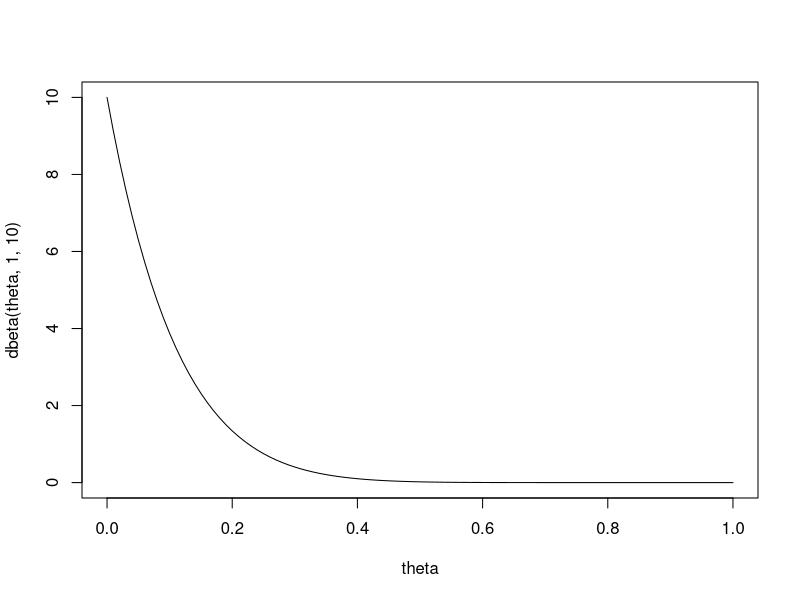
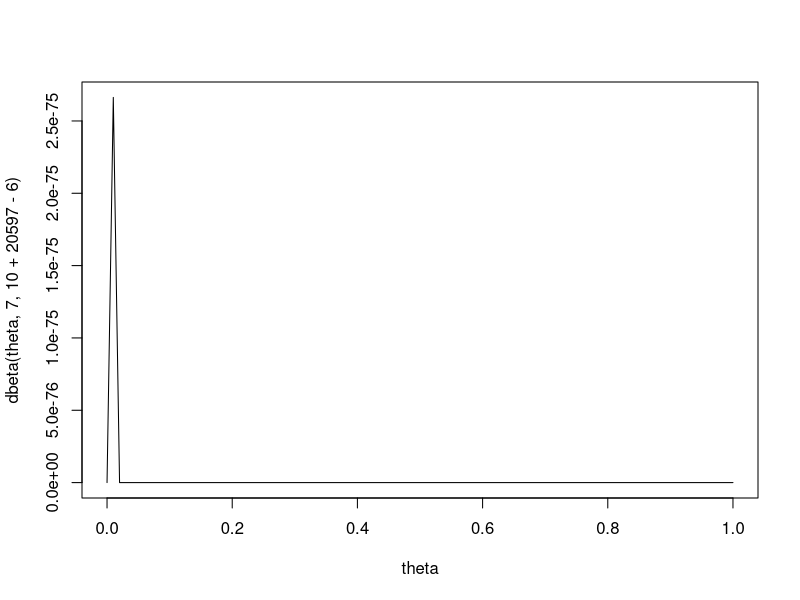
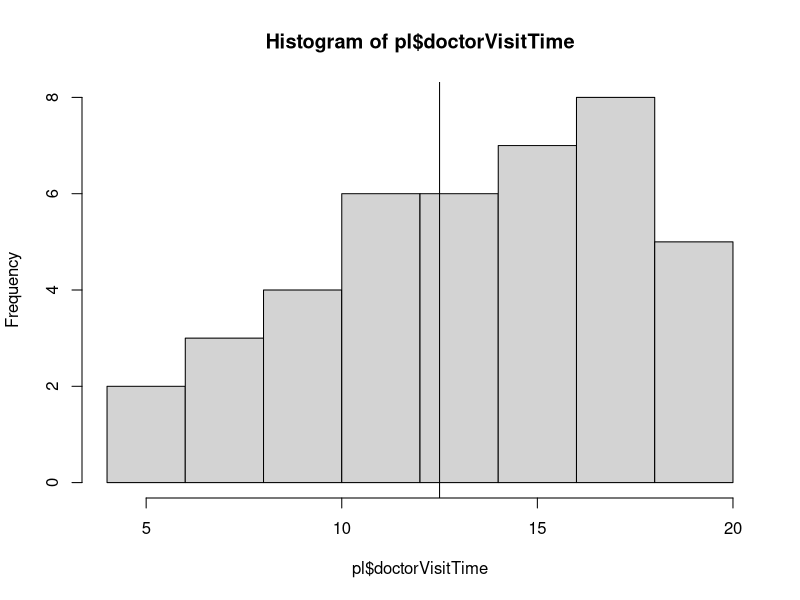
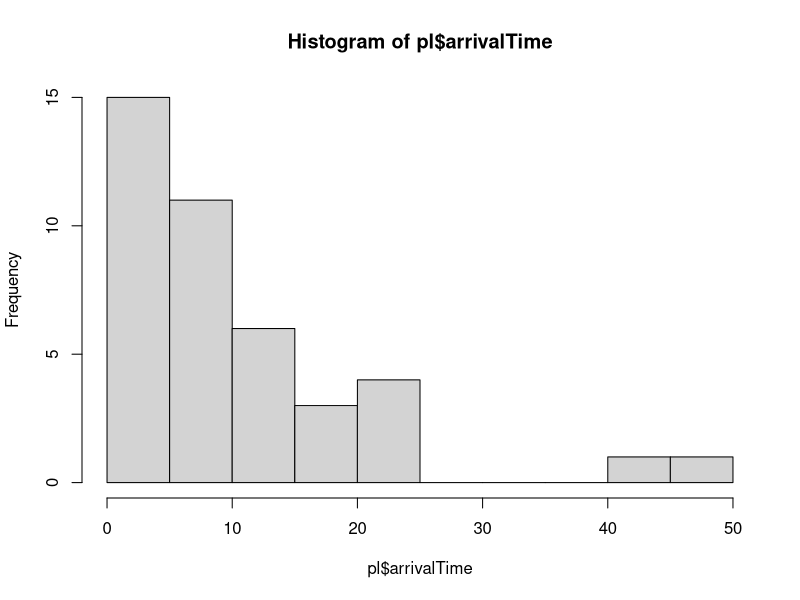
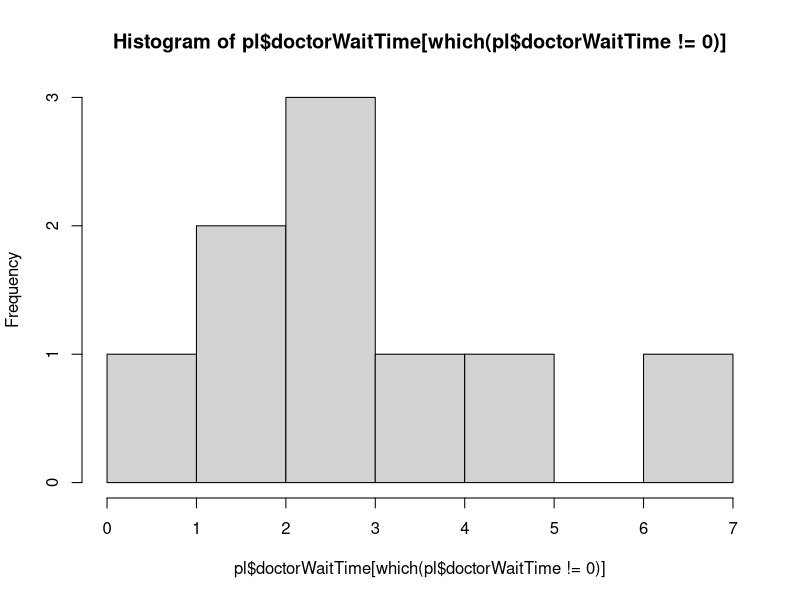
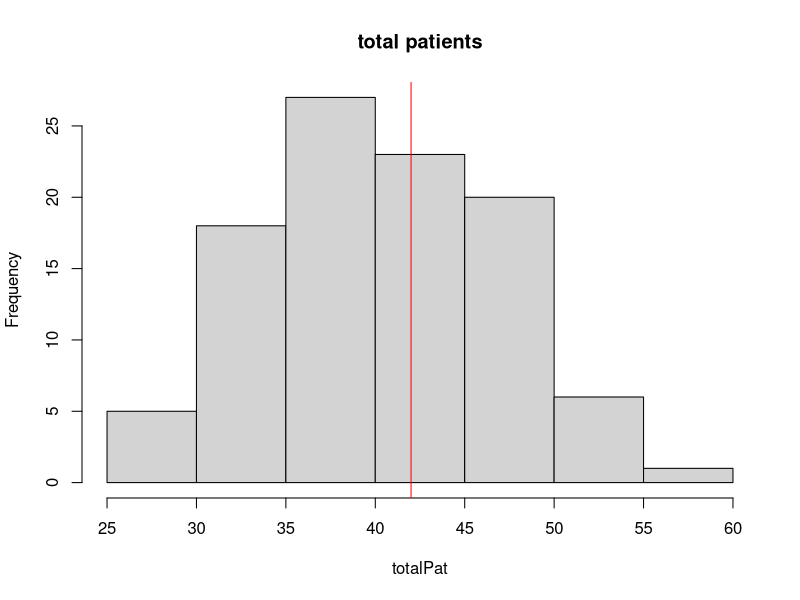
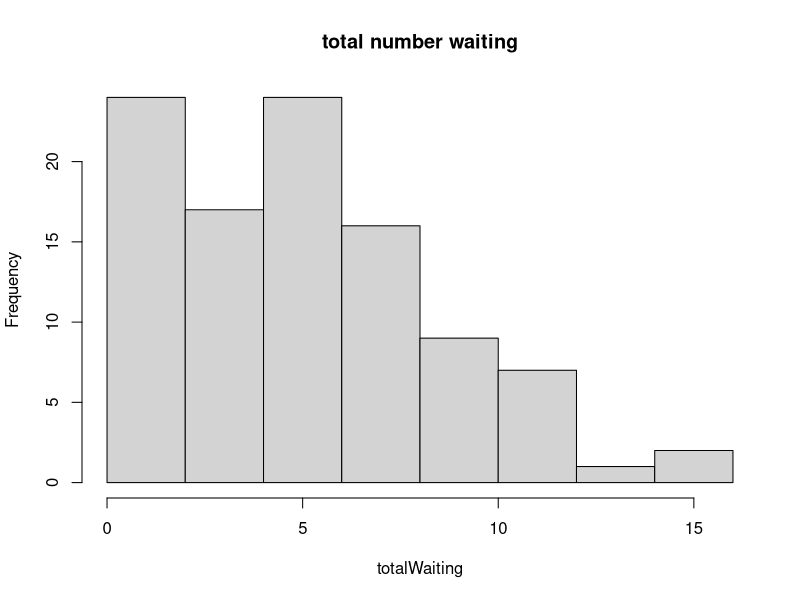
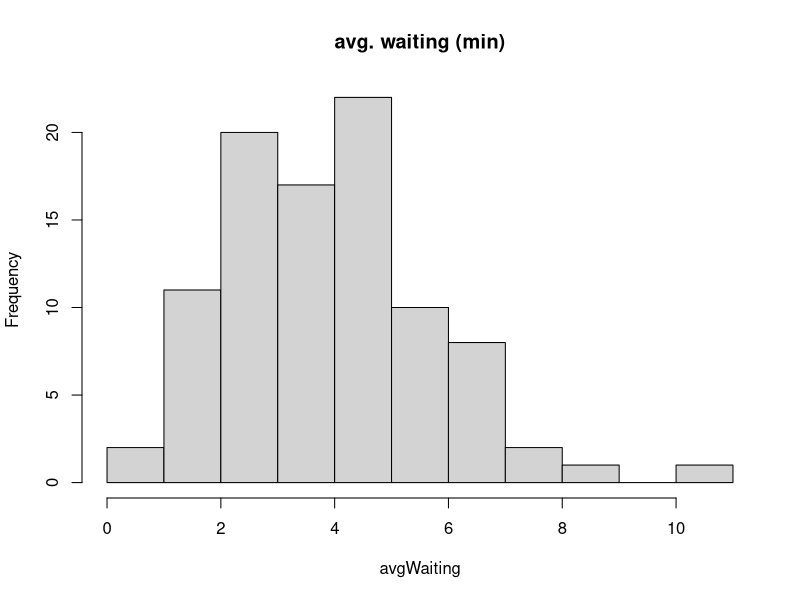

Generate these figures, in order, with R:
## ---- chunk 1
 fy<-function(y) {return(0.5*dnorm(y,mean=1,sd=2)+0.5*dnorm(y,2,sd=2))}    
## ---- chunk 2
dy<-function(y){ return( (1/2)*dnorm(y,mean=1,sd=2)/fy(y))}
dy(1)
## ---- chunk 3
spread<-8

## outcome of the games favor score - underdog score
 games<-c(-7,-5,-3,-3,1,6,7,13,15,16,20,21)
## frequentist approach
 fav.wins<-  mean(games>0)
 message(paste0("(frequentist): fav wins: ", round(fav.wins,2)))
 fav.by.8<- mean((games>8))
  message(paste0("(frequentist): fav wins by 8: ", round(fav.by.8,2)))

  ## P( fav. wins >8 | fav. wins) = P(fav. wins > 8, fav. wins )/ P(fav. wins)
 cond<-sum(games>8 & games>0)/sum(games>0)   
  c<-fav.by.8/fav.wins
 message(paste0("(frequentist): fav wins by 8 given fav. wins: ", round(cond,2)))
## ---- chunk 4
## part b
  d<-games-8
  sample.mean <-mean(d)
  sample.sd<-sd(d)
  ## assume  d|x ~ N(0,10.10)
  fav.wins.norm<- 1-pnorm(-8,mean=sample.mean,sd=sample.sd)
   message(paste0("(normal): fav wins: ", round(fav.wins.norm,2)))

  fav.by.8.norm<-1-pnorm(0,mean=sample.mean,sd=sample.sd)
    message(paste0("(normal): fav wins by 8: ", round(fav.by.8.norm,2)))
## Pr(Wins by 8 | Fav. wins) = P(Fav. wins | wins by 8)P(wins by 8) / P(fav. wins)
    ## P(Fav. wins | wins by 8) = 1
  cond.norm<-fav.by.8.norm/fav.wins.norm
   message(paste0("(normal): fav wins by 8 given fav. wins: ", round(cond.norm,2)))

## ---- chunk 5
theta=seq(from=0,to=1,by=.01)
plot(theta,dbeta(theta,1,10),type='l')
## ---- chunk 6
 # the posterior for theta is Beta(1+6,10+20597-6)
 plot(theta,dbeta(theta,7,10+20597-6),type='l')

 ## posterior mean is 7/(20601)
## then P(X>=1) = 1-P(X<=0 | p)
  1-pbinom(0,435,prob=7/20608)
## ---- chunk 7

 
 
### waiting time for a new patient to arrive in the clinic
###########################################################
 # patientList is the data frame of all patients
 # closeTime is the time to stop admitting (420 minutes)
 # currentPatient Number 
 # current time is the running total of time
  newPatientArrival<-function(patientList,
                             closeTime=timeToClose,
                              waitTime,
                             visitTime,
                             currentPatientNumber=0,
                             currentTime,
                             assignedDoctor="none",
                             completionTime=0){
    # waiting time for next patient
     patientTime<-round(rexp(1,rate=1/10),2)
    # current time of existing patients
     current<-max(patientList$currentTime)
   ## the clinic stops admitting patients at 4pm
   if( (current+patientTime)<=closeTime){
     ## in minutes
   newPatient<-createPatientChart(currentPatientNumber,patientTime,waitTime,visitTime,currentTime,assignedDoctor,0)
    }else{
    newPatient<-createPatientChart(currentPatientNumber,patientTime,waitTime,visitTime,currentTime,"closed_notAdmitted",0)
   }
   return(newPatient)
 }
#################### 
 
 
 
 computeWaitTime<-function(doctors=NULL,
                           patientList=NULL,
                           patientID=1){
   ## need to compute visiting time (booked)
   ## next time available
   ## required input current time for a specific doctor/patient ?
   # patient time (minutes)
   
   ## FIX ME: it is grabbing 2 patient IDs?
   currentTime<-patientList$currentTime[which(patientList$patient==patientID)]
   visitTime<-runif(1,min=5,max=20) ## minutes
 
   
   if(any(doctors$nextTimeAvail<currentTime)){
     waitTime=0
     assignedDr<-sample(doctors$dr[which(doctors$nextTimeAvail<currentTime)],1)
     ### current time + visitTime
     nextAvailTime<- visitTime+currentTime+waitTime
     ## completion time for patient exit (closing time).
   }else if(any(doctors$nextTimeAvail<currentTime)==FALSE){
     # all doctors are booked, no available doctors.
     # wait time is the difference between next available time (assuming all times are greater than patient time)
     waitTime<-min(doctors$nextTimeAvail-currentTime)
     assignedDr<-doctors$dr[which( (doctors$nextTimeAvail-currentTime)==min(doctors$nextTimeAvail-currentTime))]
       if(length(assignedDr)>1){
         assignedDr<-assignedDr[1]
       }
     nextAvailTime<- visitTime+currentTime+waitTime  ## completion time for patient to exit
    }## if all doctors unavail
    #print(assignedDr)
    #print(currentTime)
    ##  update doctor list
     doctors[which(doctors$dr==assignedDr),'visitingPatient']<-patientID
     doctors[which(doctors$dr==assignedDr),'nextTimeAvail']<-nextAvailTime
     doctors[which(doctors$dr==assignedDr),'currentTime']<-currentTime ## patient time
     doctors[which(doctors$dr==assignedDr),'visitTimeLength']<-visitTime
     # flag avail to no.
     doctors[which(doctors$dr==assignedDr),'avail']<-'no'
     ## update patient list
     patientList[which(patientList$patient==patientID),'doctorWaitTime']<-waitTime
     patientList[which(patientList$patient==patientID),'doctorVisitTime']<-visitTime
     patientList[which(patientList$patient==patientID),'assignedDoctor']<-assignedDr
     patientList[which(patientList$patient==patientID),'completionTime']<-nextAvailTime
   return(list(patient=patientList,doctor=doctors))
 }
 
 
 ## creates a patient object
 createPatientChart<-function(currentPatientNumber,arrivalTime,waitTime,visitTime,currentTime,assignedDoctor,completionTime){
   patientID<-data.frame(patient=currentPatientNumber+1,
                         arrivalTime=arrivalTime,
                         doctorWaitTime=waitTime,
                         doctorVisitTime=visitTime,
                         currentTime=currentTime,
                         assignedDoctor=assignedDoctor,
                         completionTime=0)
   return(patientID)
 }
 
 updatePatientList<-function(patientList,patientID){
   patientList<-rbind(patientList,patientID)
   return(patientList)
 }
 
updateTime<-function(currentTime,newTime=NULL,p1){
  p1$currentTime<-currentTime+newTime
  return(p1)
}
 totalPatients<-0
## this is the simulation
 ## first task : loop through the time update for patients
 ## second task : include the doctor assignment query.
simulateProcess<-function(doctors=NULL,
                          totalWait=NULL,
                          totalPatients=0,
                          timeToClose=420,
                          currentTime=NULL){
  ## initiate Patient List
 patientList<-data.frame(patient=0,
                         arrivalTime=0,
                         doctorWaitTime=0,
                         doctorVisitTime=0,
                         currentTime=0,
                         assignedDoctor='none',
                         completionTime=0)
 ## not sure what to put here.
 currentTime<-patientList$currentTime[which(patientList$patient==max(patientList$patient))] ## current time is the max current time from patient chart.
 currentPatientNumber<-0
 
 ## timeToClose (minutes) is stopping to admit patients
  while(currentTime<timeToClose){
    ## patient enters after the (i-1) patient enters.
    p1<-newPatientArrival(patientList,
                             closeTime=timeToClose,
                          waitTime=0,
                          visitTime=0,
                             currentPatientNumber=currentPatientNumber,
                             currentTime)
    ## update time
    p1<-updateTime(p1$currentTime,newTime=p1$arrivalTime,p1)
    
    # given a patient time, switch the availability of any doctor
    # if a doctors next available time is less than the current time, switch him to available
    ## FIX ME: need to ensure this flag is correct.
    if(any(doctors$nextTimeAvail<p1$currentTime)){
      doctors$avail[which(doctors$nextTimeAvail<p1$currentTime)]<-'yes'
    }
    
    ## create a patient list
    if(currentPatientNumber==0){
      patientList<-p1
     # update patient number  
      currentPatientNumber<-currentPatientNumber+1
    }else{
      patientList<-rbind(patientList,p1)
     # update patient number  
      currentPatientNumber<-currentPatientNumber+1
    }
    
    ## task 2 assign a doctor
     ### check for doctor availability
     ## compute wait time, and/or compute the next available time
     ## returns a list object.
    clinicList<-computeWaitTime(doctors,patientList,patientID=patientList$patient[currentPatientNumber])
  
    doctors<-clinicList[["doctor"]]
   patientList<-clinicList[["patient"]]
   ## update flags
     # update currentTime
    ## current time is cumulative sum of the arrival times.
   currentTime<-patientList$currentTime[which(patientList$patient==max(patientList$patient))] ## current time is the max current time from patient chart.
   
   ## fix me:
   ## reset doctor availability based on current patient time.
   upID<-which(doctors$nextTimeAvail<currentTime)
   doctors$nextTimeAvail[upID]<-currentTime
   doctors$currentTime[upID]<-currentTime 
   doctors$visitTimeLength[upID]<-0 
  }## while loop
  return(list(patient=patientList,doctors=doctors))
}

## ---- chunk 8

 doctors<-data.frame(dr=c('a','b','c'),
                     visitingPatient=c(0,0,0), ## who is doctor seeing (patient ID)
                     visitTimeLength=c(0,0,0), # length of doctor visit U(5,20)
                     currentTime=c(0,0,0),    ## current Time
                     nextTimeAvail=c(0,0,0),  ## current time + visitTimeLength = next avail time.
                     avail=c("yes","yes","yes"))
## initiate times
 totalWait<-0
 currentPatientNumber<-0
 ## clinic opens at 9am -4pm that is 7 hours (420 min.)
 timeToClose<-7*60 ## stops admiting patienets in 420 minutes
 ## current time is 0
 ## this will be the running total of minutes.
 currentTime<-0
 
 
 
res<-simulateProcess(doctors,
                          totalWait,
                          totalPatients,
                          timeToClose,
                          currentTime)

pl<-res$patient[which(res$patient$currentTime<=420),]

 hist(pl$doctorVisitTime)
 abline(v=(20+5)/2) ## should be ~12
 
 hist(pl$arrivalTime) ## should be close to 10  exp(1/10) has mean 10
 
  hist(pl$doctorWaitTime[which(pl$doctorWaitTime!=0)]) ## about 2.41
  print(max(pl$completionTime)-420) ## closing time
  print(max(pl$patient)) ## total patient  should be 42

## (20-5)/6 + 10 this is about 12.5 minutes of arrival + visit time. which is approximately close to 10 
## the arrival time is about 10 minutes.  

## we should expect 42 patients
 #420/10
  
  ## sanity check
  #all(pl$currentTime+pl$doctorWaitTime+pl$doctorVisitTime-pl$completionTime==0)
## ---- chunk 9

 totalPat<-NULL
 totalWaiting<-NULL
 avgWaiting<-NULL
 closing<-NULL
 patientList<-NULL
 p1<-NULL
 
for(i in 1:100){
  
 doctors<-data.frame(dr=c('a','b','c'),
                     visitingPatient=c(0,0,0), ## who is doctor seeing (patient ID)
                     visitTimeLength=c(0,0,0), # length of doctor visit U(5,20)
                     currentTime=c(0,0,0),    ## current Time
                     nextTimeAvail=c(0,0,0),  ## current time + visitTimeLength = next avail time.
                     avail=c("yes","yes","yes"))
## initiate times
 totalWait<-0
 totalPatients<-0
 currentPatientNumber<-0
 ## clinic opens at 9am -4pm that is 7 hours (420 min.)
 timeToClose<-7*60 ## stops admiting patienets in 420 minutes
 ## current time is 0
 ## this will be the running total of minutes.
 currentTime<-0
 
 
res<-simulateProcess(doctors,
                          totalWait,
                          totalPatients,
                          timeToClose,
                          currentTime)

pl<-res$patient[which(res$patient$currentTime<=420),]


 totalPat<-c(totalPat,max(pl$patient))
  totalWaiting<-c(totalWaiting,nrow(pl[which(pl$doctorWaitTime!=0),]))
 avgWaiting<-c(avgWaiting,mean(pl[which(pl$doctorWaitTime!=0),"doctorWaitTime"]))
 closing<-c(closing,max(pl$completionTime))
 
}
 
 hist(totalPat,main="total patients")
 abline(v=420/10,col='red')
 
 hist(totalWaiting,main="total number waiting")
 hist(avgWaiting,main="avg. waiting (min)")
 hist(closing-420,main="closing time")

